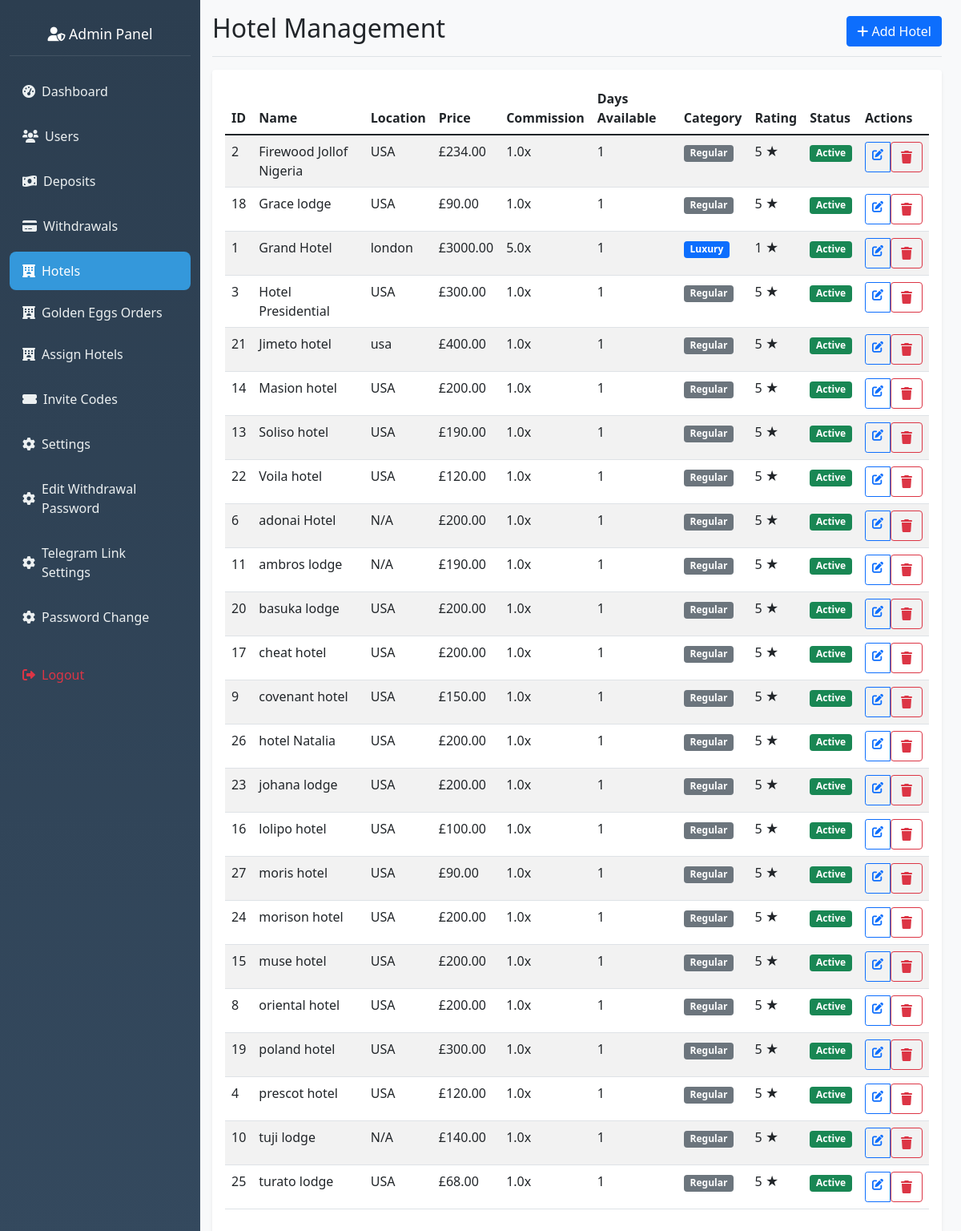
The page /admin/hotels on the database its author committed.
### hotel_app/models.py (models this page shows, shortened)
class Hotel(db.Model):
    __tablename__ = 'hotel'
    id = db.Column(db.Integer, primary_key=True)
    name = db.Column(db.String(120), nullable=False)
    primary_picture = db.Column(db.String(200))
    price = db.Column(db.Float, nullable=False)
    commission_multiplier = db.Column(db.Float, default=1.0)
    days_available = db.Column(db.Integer, default=1)
    description = db.Column(db.Text)
    location = db.Column(db.String(200))
    rating = db.Column(db.Integer, default=5)
    created_at = db.Column(db.DateTime, default=datetime.utcnow)
    category = db.Column(db.String(50), default='regular')
    is_active = db.Column(db.Boolean, default=True)
    reservations = db.relationship(
        'Reservation',
        backref='hotel',
        lazy='dynamic',
        cascade='all, delete-orphan',
        passive_deletes=True
    )
    user_assignments = db.relationship(
        'UserHotelAssignment',
        foreign_keys='UserHotelAssignment.hotel_id',
        backref='hotel',
        lazy='dynamic',
        cascade='all, delete-orphan',
        passive_deletes=True
    )
    user_ratings = db.relationship(
        'UserHotelRating',
        backref='hotel',
        lazy='dynamic'
    )

### hotel_app/routes.py (the view, shortened to what this page needs)
@app.route('/admin/hotels', methods=['GET', 'POST'])
def manage_hotels():
    hotels = Hotel.query.order_by(Hotel.name).all()
    for hotel in hotels:
        if hotel.category is None:
            hotel.category = 'Uncategorized'
    return render_template('admin_hotels.html', hotels=hotels)

### hotel_app/routes.py (called while the page is built)
@app.before_request
def check_admin_routes():
    if request.endpoint and request.endpoint.startswith('admin_') and request.endpoint != 'admin_login':
        if 'admin_id' not in session:
            return redirect(url_for('admin_login'))

### hotel_app/templates/admin_hotels.html (shortened to what this page needs)
{% extends "admin_base.html" %}
{% block content %}
<div class="d-flex justify-content-between flex-wrap flex-md-nowrap align-items-center pb-2 mb-3 border-bottom">
    <h1 class="h2">Hotel Management</h1>
    <button type="button" class="btn btn-primary" data-bs-toggle="modal" data-bs-target="#addHotelModal">
        <i class="fas fa-plus"></i> Add Hotel
    </button>
</div>
<div class="card">
    <div class="card-body">
        <div class="table-responsive">
            <table class="table table-striped">
                <thead>
                    <tr>
                        <th>ID</th>
                        <th>Name</th>
                        <th>Location</th>
                        <th>Price</th>
                        <th>Commission</th>
                        <th>Days Available</th>
                        <th>Category</th>
                        <th>Rating</th>
                        <th>Status</th>
                        <th>Actions</th>
                    </tr>
                </thead>
                <tbody>
                    {% if hotels %}
                        {% for hotel in hotels %}
                        <tr>
                            <td>{{ hotel.id }}</td>
                            <td>{{ hotel.name }}</td>
                            <td>{{ hotel.location or 'N/A' }}</td>
                            <td>£{{ "%.2f"|format(hotel.price) }}</td>
                            <td>{{ hotel.commission_multiplier }}x</td>
                            <td>{{ hotel.days_available }}</td>
                            <td>
                                <span class="badge bg-{{ 'primary' if hotel.category == 'luxury' else 'secondary' }}">
                                    {{ hotel.category.title() }}
                                </span>
                            </td>
                            <td>
                                {% if hotel.rating %}
                                    {{ hotel.rating }} ★
                                {% else %}
                                    N/A
                                {% endif %}
                            </td>
                            <td>
                                <span class="badge bg-{{ 'success' if hotel.is_active else 'secondary' }}">
                                    {{ 'Active' if hotel.is_active else 'Inactive' }}
                                </span>
                            </td>
                            <td>
                                <div class="btn-group btn-group-sm">
                                    <a href="{{ url_for('edit_hotel', hotel_id=hotel.id) }}" class="btn btn-outline-primary">
                                        <i class="fas fa-edit"></i>
                                    </a>
                                    <form method="POST" action="{{ url_for('delete_hotel', hotel_id=hotel.id) }}" class="d-inline"
                                          onsubmit="return confirm('Are you sure you want to delete this hotel?')">
                                        <button type="submit" class="btn btn-outline-danger">
                                            <i class="fas fa-trash"></i>
                                        </button>
                                    </form>
                                </div>
                            </td>
                        </tr>
                        {% endfor %}
                    {% else %}
                        <tr>
                            <td colspan="10" class="text-center text-muted">No hotels found</td>
                        </tr>
                    {% endif %}
                </tbody>
            </table>
        </div>
    </div>
</div>
{% endblock %}

### hotel_app/templates/admin_base.html (shortened to what this page needs)
<!DOCTYPE html>
<html lang="en">
    <head>
        <link href="https://cdn.jsdelivr.net/npm/bootstrap@5.1.3/dist/css/bootstrap.min.css" rel="stylesheet">
        <link href="https://cdnjs.cloudflare.com/ajax/libs/font-awesome/6.0.0/css/all.min.css" rel="stylesheet">
        <link rel="stylesheet" href="{{ url_for('static', filename='css/admin.css') }}">
    </head>
    <body>
        <div class="container-fluid">
            <div class="row no-gutters">
                <nav class="col-md-3 col-lg-2 d-md-block sidebar" id="sidebar">
                    <div class="position-sticky pt-3">
                        <div class="nav-header text-center">
                            <h4 class="text-white">
                                <i class="fas fa-user-shield"></i> Admin Panel
                            </h4>
                        </div>
                        <ul class="nav flex-column">
                            <li class="nav-item">
                                <a class="nav-link {% if request.endpoint == 'admin_dashboard' %}active{% endif %}"
                                    href="{{ url_for('admin_dashboard') }}">
                                    <i class="fas fa-tachometer-alt"></i>
                                    <span>Dashboard</span>
                                </a>
                            </li>
                            <li class="nav-item">
                                <a class="nav-link {% if request.endpoint == 'view_users' %}active{% endif %}"
                                    href="{{ url_for('view_users') }}">
                                    <i class="fas fa-users"></i>
                                    <span>Users</span>
                                </a>
                            </li>
                            <li class="nav-item">
                                <a class="nav-link {% if request.endpoint == 'view_deposits' %}active{% endif %}"
                                    href="{{ url_for('view_deposits') }}">
                                    <i class="fas fa-money-bill-wave"></i>
                                    <span>Deposits</span>
                                </a>
                            </li>
                            <li class="nav-item">
                                <a class="nav-link {% if request.endpoint == 'view_withdrawals' %}active{% endif %}"
                                    href="{{ url_for('view_withdrawals') }}">
                                    <i class="fas fa-credit-card"></i>
                                    <span>Withdrawals</span>
                                </a>
                            </li>
                            <li class="nav-item">
                                <a class="nav-link {% if request.endpoint == 'manage_hotels' %}active{% endif %}"
                                    href="{{ url_for('manage_hotels') }}">
                                    <i class="fas fa-hotel"></i>
                                    <span>Hotels</span>
                                </a>
                                <a class="nav-link {% if request.endpoint == 'golden_eggs' %}active{% endif %}"
                                    href="{{ url_for('admin_golden_eggs') }}">
                                    <i class="fas fa-hotel"></i>
                                    <span>Golden Eggs Orders</span>
                                </a>
                                <a class="nav-link {% if request.endpoint == 'assign_hotels_to_user' %}active{% endif %}"
                                    href="{{ url_for('assign_hotels_to_user')}}">
                                    <i class="fas fa-hotel"></i>
                                    <span>Assign Hotels</span>
                                </a>
                            </li>
                            <li class="nav-item">
                                <a class="nav-link {% if request.endpoint == 'generate_invitation_code' %}active{% endif %}"
                                    href="{{ url_for('generate_invitation_code') }}">
                                    <i class="fas fa-ticket-alt"></i>
                                    <span>Invite Codes</span>
                                </a>
                            </li>
                            <li class="nav-item">
                                <a class="nav-link {% if request.endpoint == 'admin_settings' %}active{% endif %}"
                                    href="{{ url_for('admin_settings') }}">
                                    <i class="fas fa-cog"></i>
                                    <span>Settings</span>
                                </a>
                            </li>
                             <li class="nav-item">
                                <a class="nav-link {% if request.endpoint == 'admin_edit_withdrawal_password' %}active{% endif %}"
                                    href="{{ url_for('admin_withdrawal_password_change_page') }}">
                                    <i class="fas fa-cog"></i>
                                    <span>Edit Withdrawal Password</span>
                                </a>
                            </li>
                            <li class="nav-item">
                                <a class="nav-link {% if request.endpoint == 'admin_edit_withdrawal_password' %}active{% endif %}"
                                    href="{{ url_for('admin_telegram_settings') }}">
                                    <i class="fas fa-cog"></i>
                                    <span>Telegram Link Settings</span>
                                </a>
                            </li>
                            <li class="nav-item">
                                <a class="nav-link {% if request.endpoint == 'admin_password_change_page' %}active{% endif %}"
                                    href="{{ url_for('admin_password_change_page') }}">
                                    <i class="fas fa-cog"></i>
                                    <span>Password Change</span>
                                </a>
                            </li>
                            <li class="nav-item mt-3">
                                <a class="nav-link text-danger" href="{{ url_for('admin_logout') }}">
                                    <i class="fas fa-sign-out-alt"></i>
                                    <span>Logout</span>
                                </a>
                            </li>
                        </ul>
                    </div>
                </nav>
                <main class="col-md-9 ms-sm-auto col-lg-10 px-md-4 main-content">
                    <div class="pt-3 pb-2 mb-3">
                        {% block content %}{% endblock %}
                    </div>
                </main>
            </div>
        </div>
    </body>
</html>

### hotel_app/static/css/admin.css (style rules this page uses)
.sidebar { min-height: 100vh; background: linear-gradient(180deg, #2c3e50 0%, #34495e 100%); transition: transform 0.3s ease-in-out; overflow-y: auto; }
.sidebar .nav-link { color: #ecf0f1; padding: 0.75rem 1rem; border-radius: 0.5rem; margin: 0.25rem 0; display: flex; align-items: center; gap: 0.5rem; }
.sidebar .nav-link:hover, .sidebar .nav-link.active { background-color: #3498db; color: white; }
.main-content { background-color: #f8f9fa; min-height: 100vh; transition: margin-left 0.3s ease-in-out; }
.card { border: none; box-shadow: 0 0.125rem 0.25rem rgba(0, 0, 0, 0.075); }
.nav-header { padding: 1rem; border-bottom: 1px solid rgba(255, 255, 255, 0.1); margin-bottom: 1rem; }
.nav-header h4 { margin: 0; font-size: 1.1rem; }
@media (min-width: 992px) { .sidebar { position: static !important; transform: translateX(0) !important; width: auto !important; flex: 0 0 auto; } }
@media (min-width: 992px) { .main-content { margin-left: 0 !important; padding-left: 15px !important; padding-top: 0 !important; flex: 1 1 auto; } }
@media (min-width: 992px) { .container-fluid .row { display: flex !important; flex-wrap: nowrap !important; } }
@media (min-width: 992px) { .col-md-3, .col-lg-2 { flex: 0 0 auto; width: 250px; max-width: 250px; } }
@media (min-width: 992px) { .col-md-9, .col-lg-10 { flex: 1 1 auto; width: auto; max-width: none; } }
@media (min-width: 1200px) { .container-fluid .row { display: flex !important; } }
@media (min-width: 1200px) { .sidebar { position: static !important; width: 250px !important; flex: 0 0 250px !important; } }
@media (min-width: 1200px) { .main-content { flex: 1 1 auto !important; } }

### rows shown on the page
Hotel: id "2", name "Firewood Jollof Nigeria", location "USA", price "234.00", commission_multiplier "1.0", days_available "1", category "Regular", rating "5", is_active "Active"
Hotel: id "18", name "Grace lodge", location "USA", price "90.00", commission_multiplier "1.0", days_available "1", category "Regular", rating "5", is_active "Active"
Hotel: id "1", name "Grand Hotel", location "london", price "3000.00", commission_multiplier "5.0", days_available "1", category "Luxury", rating "1", is_active "Active"
Hotel: id "3", name "Hotel Presidential", location "USA", price "300.00", commission_multiplier "1.0", days_available "1", category "Regular", rating "5", is_active "Active"
Hotel: id "21", name "Jimeto hotel", location "usa", price "400.00", commission_multiplier "1.0", days_available "1", category "Regular", rating "5", is_active "Active"
Hotel: id "14", name "Masion hotel", location "USA", price "200.00", commission_multiplier "1.0", days_available "1", category "Regular", rating "5", is_active "Active"
Hotel: id "13", name "Soliso hotel", location "USA", price "190.00", commission_multiplier "1.0", days_available "1", category "Regular", rating "5", is_active "Active"
Hotel: id "22", name "Voila hotel", location "USA", price "120.00", commission_multiplier "1.0", days_available "1", category "Regular", rating "5", is_active "Active"
Hotel: id "6", name "adonai Hotel", location "N/A", price "200.00", commission_multiplier "1.0", days_available "1", category "Regular", rating "5", is_active "Active"
Hotel: id "11", name "ambros lodge", location "N/A", price "190.00", commission_multiplier "1.0", days_available "1", category "Regular", rating "5", is_active "Active"
Hotel: id "20", name "basuka lodge", location "USA", price "200.00", commission_multiplier "1.0", days_available "1", category "Regular", rating "5", is_active "Active"
Hotel: id "17", name "cheat hotel", location "USA", price "200.00", commission_multiplier "1.0", days_available "1", category "Regular", rating "5", is_active "Active"
Hotel: id "9", name "covenant hotel", location "USA", price "150.00", commission_multiplier "1.0", days_available "1", category "Regular", rating "5", is_active "Active"
Hotel: id "26", name "hotel Natalia", location "USA", price "200.00", commission_multiplier "1.0", days_available "1", category "Regular", rating "5", is_active "Active"
Hotel: id "23", name "johana lodge", location "USA", price "200.00", commission_multiplier "1.0", days_available "1", category "Regular", rating "5", is_active "Active"
Hotel: id "16", name "lolipo hotel", location "USA", price "100.00", commission_multiplier "1.0", days_available "1", category "Regular", rating "5", is_active "Active"
Hotel: id "27", name "moris hotel", location "USA", price "90.00", commission_multiplier "1.0", days_available "1", category "Regular", rating "5", is_active "Active"
Hotel: id "24", name "morison hotel", location "USA", price "200.00", commission_multiplier "1.0", days_available "1", category "Regular", rating "5", is_active "Active"
Hotel: id "15", name "muse hotel", location "USA", price "200.00", commission_multiplier "1.0", days_available "1", category "Regular", rating "5", is_active "Active"
Hotel: id "8", name "oriental hotel", location "USA", price "200.00", commission_multiplier "1.0", days_available "1", category "Regular", rating "5", is_active "Active"
Hotel: id "19", name "poland hotel", location "USA", price "300.00", commission_multiplier "1.0", days_available "1", category "Regular", rating "5", is_active "Active"
Hotel: id "4", name "prescot hotel", location "USA", price "120.00", commission_multiplier "1.0", days_available "1", category "Regular", rating "5", is_active "Active"
Hotel: id "10", name "tuji lodge", location "N/A", price "140.00", commission_multiplier "1.0", days_available "1", category "Regular", rating "5", is_active "Active"
Hotel: id "25", name "turato lodge", location "USA", price "68.00", commission_multiplier "1.0", days_available "1", category "Regular", rating "5", is_active "Active"
